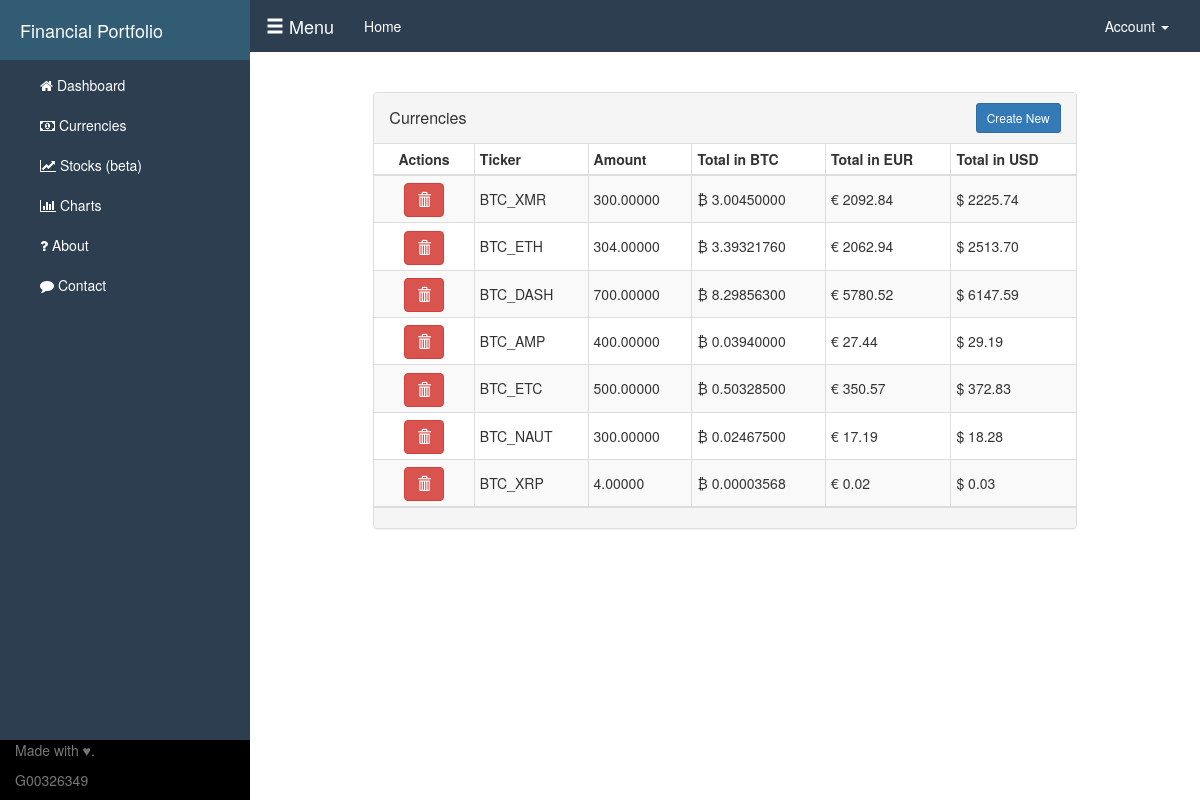
Before: /currencies (signed in) with the older database file.
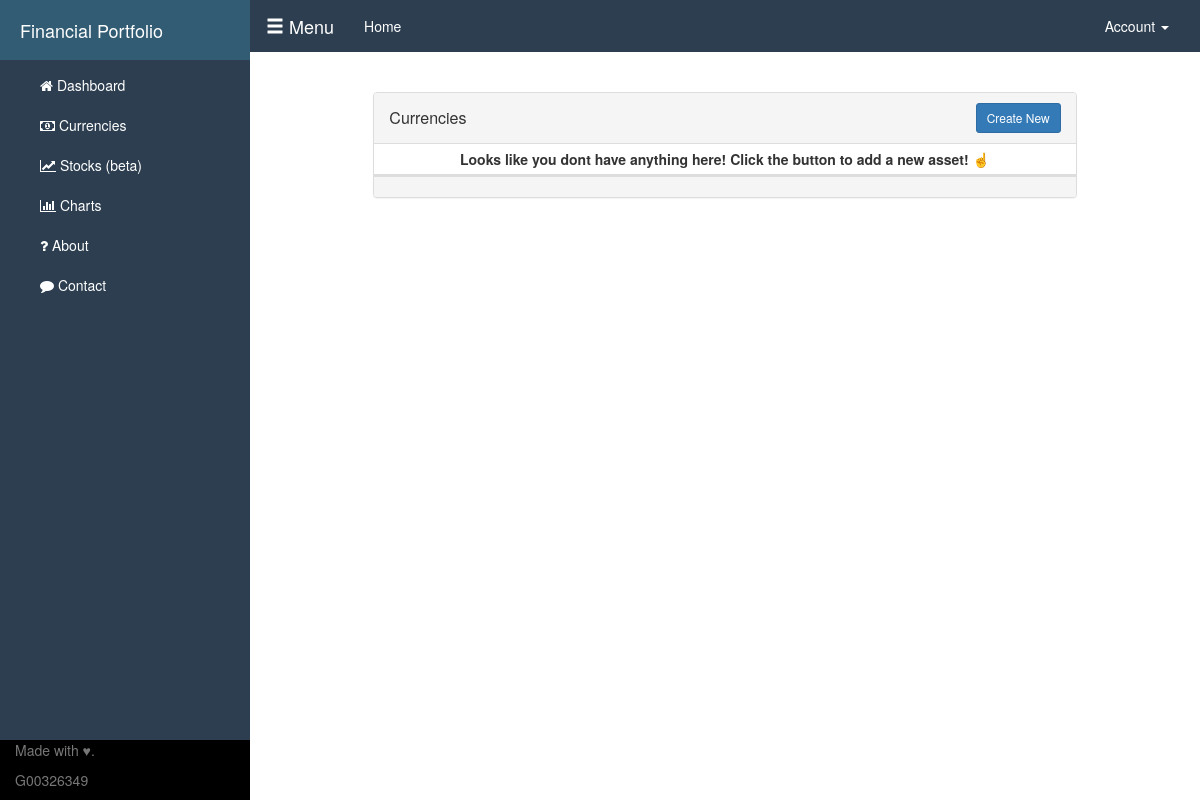
After: the same page with the newer database file.
### webapp.py (models this page shows)
class UserCurrency(db.Model, UserMixin):
    __tablename__ = "users_cur"
    trans_id = db.Column(db.Integer, primary_key=True, index=True)
    id = db.Column(db.Integer)
    amount = db.Column(db.Numeric())
    ticker = db.Column(db.String(255))
    priceInBTC = db.Column(db.Numeric())
    priceInUSD = db.Column(db.Numeric())
    priceInEUR = db.Column(db.Numeric())
    priceInCHY = db.Column(db.Numeric())
    last = db.Column(db.String(255))
    ask = db.Column(db.String(255))
    bid = db.Column(db.String(255))
    timestamp = db.Column(db.DateTime())
    index = index_property('id', 'index')

### webapp.py (the view)
@app.route('/currencies')
@login_required
def currencies():
    Currencies = UserCurrency.query.filter_by(id=current_user.id).all()
    print(Currencies)
    return render_template("currencies.html", Currencies=Currencies)

### templates/currencies.html (shortened to what this page needs)
{% extends "index.html" %} {% block title %}Currencies |{% endblock %} {% block head %} {{ super() }}
<link rel="stylesheet" href="{{ url_for('static', filename='css/investment-tables.css') }}">
{% endblock %}
{% block content %}
<div class="col-md-10 col-md-offset-1">
    <div class="panel panel-default panel-table">
        <div class="panel-heading">
            <div class="row">
                <div class="col col-xs-6">
                    <h3 class="panel-title">Currencies</h3>
                </div>
                <div class="col col-xs-6 text-right">
                    <button type="button" class="btn btn-sm btn-primary btn-create" data-toggle="modal" data-target="#myModal">Create New</button>
                </div>
            </div>
        </div>
        <div class="panel-body">
            <div id="no-more-tables">
                <table class="col-md-12 table-bordered table-striped table-condensed cf">
                    {% if Currencies|length < 1 %} <thead>
                        <th>Looks like you dont have anything here! Click the button to add a new asset! &#9757;</th>
                        </thead>
                </table>
                {% else %}
                <thead class="cf">
                    <tr>
                        <th>Actions</th>
                        <th>Ticker</th>
                        <th class="numeric">Amount</th>
                        <th class="numeric">Total in BTC</th>
                        <th class="numeric">Total in EUR</th>
                        <th class="numeric">Total in USD</th>
                    </tr>
                </thead>
                <tbody>
                    {% for thing in Currencies %}
                    <tr>
                        <td align="center">
                            <a class="btn btn-danger" href="{{url_for('deleteentry' , ticker=thing.ticker)}}"><span class="glyphicon glyphicon-trash"></span></a>
                        </td>
                        <td data-title="Ticker">{{ thing.ticker }}</td>
                        <td data-title="Amount" class="numeric">{{'%0.5f'% thing.amount |float}}</td>
                        <td data-title="Total in BTC" class="numeric">&#8383; {{'%0.8f'% thing.priceInBTC }}</td>
                        <td data-title="Total in EUR" class="numeric">&#128; {{'%0.2f'% thing.priceInEUR| float }}</td>
                        <td data-title="Total in USD" class="numeric">&#36; {{'%0.2f'%thing.priceInUSD|float }}</td>
                    </tr>
                    {% endfor %}
                </tbody>
                {% endif %}
                </table>
            </div>
        </div>
        <div class="panel-footer">
        </div>
    </div>
</div>
{% endblock %}

### templates/index.html (shortened to what this page needs)
<!DOCTYPE html>
<html lang="en">
<head>
    {% block head %}
    <link href="static/css/bootstrap/bootstrap.min.css" rel="stylesheet">
    <link href="https://maxcdn.bootstrapcdn.com/font-awesome/4.6.3/css/font-awesome.min.css" rel="stylesheet">
    <link href="static/css/simple-sidebar.css" rel="stylesheet">
    {% endblock %}
</head>
<body>
    <div id="wrapper">
        <div id="sidebar-wrapper">
            <ul class="sidebar-nav">
                <li class="sidebar-brand">
                    <a href="#">
                        Financial Portfolio
                    </a>
                </li>
                <li>
                    <a href="/dashboard"><i class="fa fa-home" aria-hidden="true"></i>  Dashboard</a>
                </li>
                <li>
                    <a href="/currencies"><i class="fa fa-money"></i>   Currencies</a>
                </li>
                <li>
                    <a href="/stocks"><i class="fa fa-line-chart" aria-hidden="true"></i>  Stocks (beta)</a>
                </li>
                <li>
                    <a href="/charts"><i class="fa fa-bar-chart" aria-hidden="true"></i>  Charts</a>
                </li>
                <li>
                    <a href="/about"><i class="fa fa-question" aria-hidden="true"></i>  About</a>
                </li>
                <li>
                    <a href="/contact"><i class="fa fa-comment" aria-hidden="true"></i>  Contact</a>
                </li>
            </ul>
            <footer class="footer">
                <div class="footer-container">
                    <p class="text-muted">Made with &#9829;.</p>
                    <p class="text-muted">G00326349</p>
                </div>
            </footer>
        </div>
        <nav class="navbar navbar-full">
            <div class="container-fluid">
                <div class="navbar-header">
                    <a class="navbar-brand" href="#menu-toggle" id="menu-toggle">
                        <span class="glyphicon glyphicon-menu-hamburger"></span> Menu
                    </a>
                </div>
                <div class="collapse navbar-collapse nav-text" id="bs-example-navbar-collapse-1">
                    <ul class="nav navbar-nav">
                        <li class=" text-secondary"><a href="/dashboard" id="demo">Home <span class="sr-only">(current)</span></a></li>
                    </ul>
                    <ul class="nav navbar-nav navbar-right">
                        <li class="dropdown">
                            <a href="#" class="dropdown-toggle" data-toggle="dropdown" role="button" aria-haspopup="true" aria-expanded="false">Account <span class="caret"></span></a>
                        </li>
                    </ul>
                </div>
            </div>
        </nav>
        <div id="page-content-wrapper">
            <div class="container-fluid">
                {% block content %}{% endblock %}
            </div>
        </div>
    </div>
</body>
</html>

### static/css/simple-sidebar.css (style rules this page uses)
body { overflow-x: hidden; }
#wrapper { padding-left: 0; -webkit-transition: all 0.5s ease; -moz-transition: all 0.5s ease; -o-transition: all 0.5s ease; transition: all 0.5s ease; }
#sidebar-wrapper { z-index: 1000; position: fixed; left: 250px; width: 0; height: 100%; margin-left: -250px; overflow-y: auto; background: #2c3e50; -webkit-transition: all 0.5s ease; -moz-transition: all 0.5s ease; -o-transition: all 0.5s ease; transition: all 0.5s ease; }
#page-content-wrapper { width: 100%; position: absolute; padding: 15px; }
#wrapper nav { border-radius: 0 !important; background-color: #2c3e50; }
#wrapper nav a { color: #ffffff; }
.sidebar-nav { position: absolute; top: 0; width: 250px; margin: 0; padding: 0; list-style: none; }
.sidebar-nav li { text-indent: 20px; line-height: 40px; }
.sidebar-nav li a { display: block; text-decoration: none; color: #ffffff; }
.sidebar-nav>.sidebar-brand { height: 65px; font-size: 18px; line-height: 60px; }
.sidebar-nav>.sidebar-brand a { color: #ffffff; }
.footer { position: absolute; bottom: 0; width: 100%; height: 60px; background: #000; }
.footer-container { width: auto; max-width: 680px; padding: 0 15px; }
@media (min-width:768px) { #wrapper { padding-left: 250px; } }
@media (min-width:768px) { #sidebar-wrapper { width: 250px; } }
@media (min-width:768px) { #page-content-wrapper { padding: 20px; position: relative; } }

### static/css/investment-tables.css (style rules this page uses)
.panel-table .panel-body { padding: 0; }
.panel-table .panel-body .table-bordered { border-style: none; margin: 0; }
.panel-table .panel-body .table-bordered>thead>tr>th:first-of-type { text-align: center; width: 100px; }
.panel-table .panel-body .table-bordered>thead>tr>th:last-of-type, .panel-table .panel-body .table-bordered>tbody>tr>td:last-of-type { border-right: 0px; }
.panel-table .panel-body .table-bordered>thead>tr>th:first-of-type, .panel-table .panel-body .table-bordered>tbody>tr>td:first-of-type { border-left: 0px; }
.panel-table .panel-body .table-bordered>thead>tr:first-of-type>th { border-top: 0px; }
.panel-table .panel-heading .col h3 { line-height: 30px; height: 30px; }

Changed rows visible on the page:
no longer on this page (row edited): UserCurrency: ticker "BTC_XMR", amount "300.00000", priceInBTC "3.00450000", priceInEUR "2092.84", priceInUSD "2225.74"
no longer on this page (row edited): UserCurrency: ticker "BTC_ETH", amount "304.00000", priceInBTC "3.39321760", priceInEUR "2062.94", priceInUSD "2513.70"
no longer on this page (row edited): UserCurrency: ticker "BTC_DASH", amount "700.00000", priceInBTC "8.29856300", priceInEUR "5780.52", priceInUSD "6147.59"
removed UserCurrency: ticker "BTC_AMP", amount "400.00000", priceInBTC "0.03940000", priceInEUR "27.44", priceInUSD "29.19"
removed UserCurrency: ticker "BTC_ETC", amount "500.00000", priceInBTC "0.50328500", priceInEUR "350.57", priceInUSD "372.83"
removed UserCurrency: ticker "BTC_NAUT", amount "300.00000", priceInBTC "0.02467500", priceInEUR "17.19", priceInUSD "18.28"
removed UserCurrency: ticker "BTC_XRP", amount "4.00000", priceInBTC "0.00003568", priceInEUR "0.02", priceInUSD "0.03"
Other visible differences:
text no longer shown: "Actions Ticker Amount Total in BTC Total in EUR Total in USD"
text now shown: "Looks like you dont have anything here! Click the button to add a new asset! ☝"
